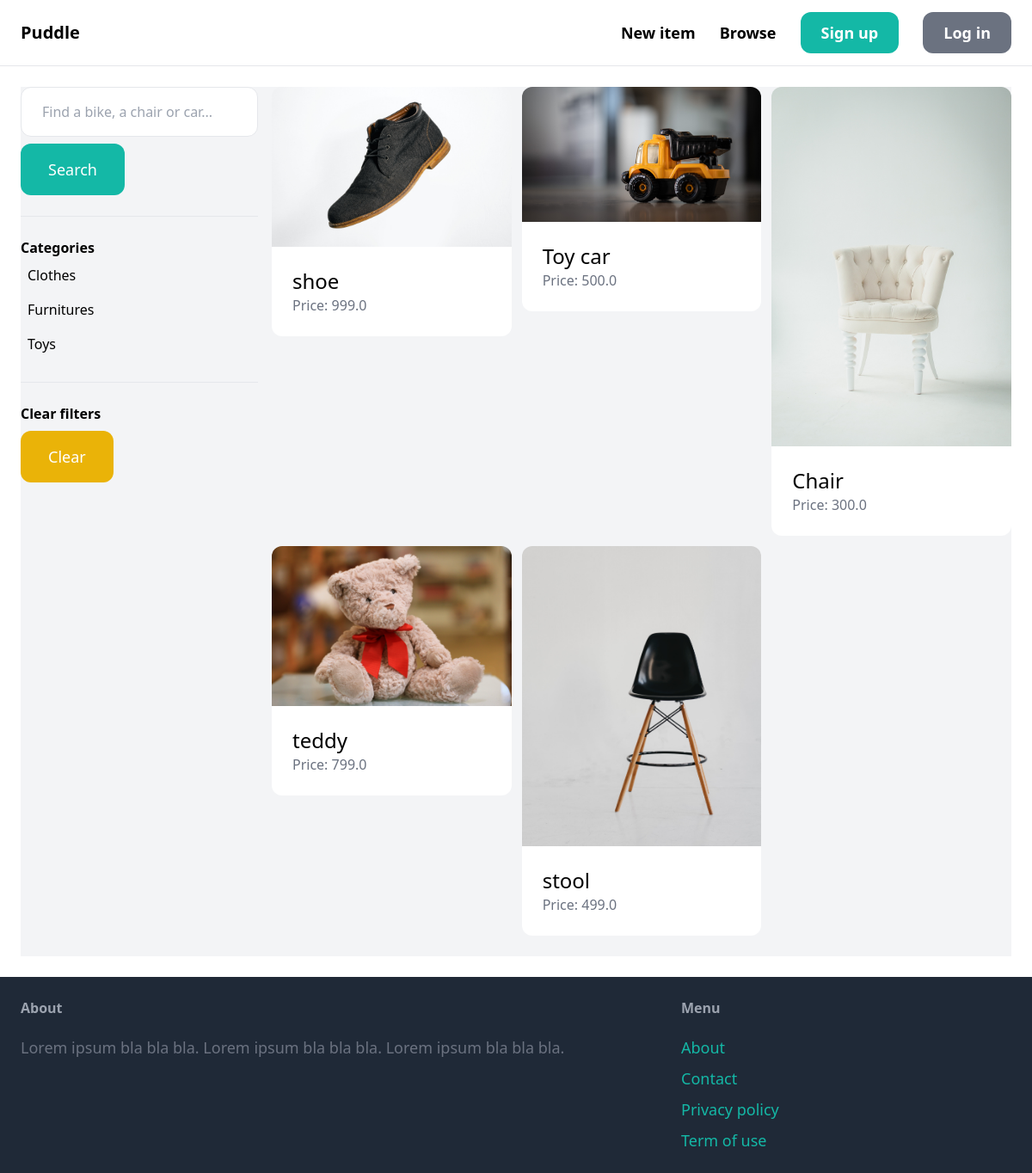
The app's page /items/ with its own data.
### item/models.py (models this page shows, shortened)
class Category(models.Model):
    name = models.CharField(max_length=255)
    class Meta:
        ordering = ('name',)
        verbose_name_plural = 'Categories'

class Item(models.Model):
    category=models.ForeignKey(Category,related_name='items',on_delete=models.CASCADE)
    name=models.CharField(max_length=255)
    description=models.TextField(blank=True,null=True)
    price=models.FloatField()
    image=models.ImageField(upload_to='item_images',blank=True,null=True)
    is_sold=models.BooleanField(default=False)
    created_by=models.ForeignKey(User,related_name='items',on_delete=models.CASCADE)

### item/views.py (the view)
# urls.py: path('',views.items,name='items'),
def items(request):
    query = request.GET.get('query', '')
    category_id = request.GET.get('category', 0)
    categories = Category.objects.all()
    items = Item.objects.filter(is_sold=False)
    if category_id:
        items = items.filter(category_id=category_id)
    if query:
        items = items.filter(Q(name__icontains=query) | Q(description__icontains=query))
    return render(request, 'item/items.html', {
        'items': items,
        'query': query,
        'categories': categories,
        'category_id': int(category_id)
    })

### item/templates/item/items.html (shortened to what this page needs)
{% extends 'core/base.html' %}
{% block content %}
    <div class="pb-6 grid grid-cols-4 gap-4 bg-gray-100">
        <div class="col-span-1">
            <form method="get" action="{% url 'item:items' %}">
                <input name="query" class="w-full py-4 px-6 border rounded-xl" type="text" value="{{ query }}" placeholder="Find a bike, a chair or car...">
                <button class="mt-2 py-4 px-8 text-lg bg-teal-500 text-white rounded-xl">Search</button>
            </form>
            <hr class="my-6">
            <p class="font-semibold">Categories</p>
            <ul>
                {% for category in categories %}
                    <li class="py-2 px-2 rounded-xl{% if category.id == category_id %} bg-gray-200{% endif %}">
                        <a href="{% url 'item:items' %}?query={{ query }}&category={{ category.id }}">{{ category.name }}</a>
                    </li>
                {% endfor %}
            </ul>
            <hr class="my-6">
            <p class="font-semibold">Clear filters</p>
            <ul>
                <li><a href="{% url 'item:items' %}" class="mt-2 py-4 px-8 inline-block bg-yellow-500 text-lg rounded-xl text-white">Clear</a>
        </div>
        <div class="col-span-3">
            <div class="grid grid-cols-3 gap-3">
                {% for item in items %}
                    <div>
                        <a href="{% url 'item:detail' item.id %}">
                            <div>
                                <img src="{{ item.image.url }}" class="rounded-t-xl">
                            </div>
                            <div class="p-6 bg-white rounded-b-xl">
                                <h2 class="text-2xl">{{ item.name }}</h2>
                                <p class="text-gray-500">Price: {{ item.price }}</p>
                            </div>
                        </a>
                    </div>
                {% endfor %}
            </div>
        </div>
    </div>
{% endblock %}

### records on screen
Category: name "Clothes"
Category: name "Furnitures"
Category: name "Toys"
Item: image (picture), name "shoe", price "999.0"
Item: image (picture), name "Toy car", price "500.0"
Item: image (picture), name "Chair", price "300.0"
Item: image (picture), name "teddy", price "799.0"
Item: image (picture), name "stool", price "499.0"
